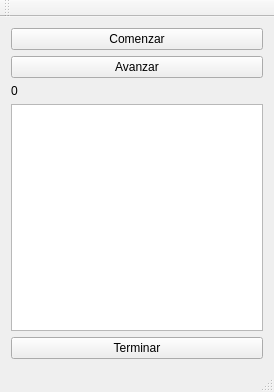
<?xml version="1.0" encoding="UTF-8"?>
<ui version="4.0">
 <class>MainWindow</class>
 <widget class="QMainWindow" name="MainWindow">
  <property name="geometry">
   <rect>
    <x>0</x>
    <y>0</y>
    <width>274</width>
    <height>392</height>
   </rect>
  </property>
  <property name="windowTitle">
   <string>MainWindow</string>
  </property>
  <widget class="QWidget" name="centralWidget">
   <layout class="QVBoxLayout" name="verticalLayout">
    <item>
     <widget class="QPushButton" name="pushButton">
      <property name="text">
       <string>Comenzar</string>
      </property>
     </widget>
    </item>
    <item>
     <widget class="QPushButton" name="pushButton_2">
      <property name="text">
       <string>Avanzar</string>
      </property>
     </widget>
    </item>
    <item>
     <widget class="QLabel" name="labelResultado">
      <property name="text">
       <string>0</string>
      </property>
     </widget>
    </item>
    <item>
     <widget class="QGraphicsView" name="graphicsViewVista"/>
    </item>
    <item>
     <widget class="QPushButton" name="pushButton_3">
      <property name="text">
       <string>Terminar</string>
      </property>
     </widget>
    </item>
   </layout>
  </widget>
  <widget class="QMenuBar" name="menuBar">
   <property name="geometry">
    <rect>
     <x>0</x>
     <y>0</y>
     <width>274</width>
     <height>25</height>
    </rect>
   </property>
  </widget>
  <widget class="QToolBar" name="mainToolBar">
   <attribute name="toolBarArea">
    <enum>TopToolBarArea</enum>
   </attribute>
   <attribute name="toolBarBreak">
    <bool>false</bool>
   </attribute>
  </widget>
  <widget class="QStatusBar" name="statusBar"/>
 </widget>
 <layoutdefault spacing="6" margin="11"/>
 <resources/>
 <connections>
  <connection>
   <sender>pushButton</sender>
   <signal>clicked()</signal>
   <receiver>MainWindow</receiver>
   <slot>slotComenzar()</slot>
   <hints>
    <hint type="sourcelabel">
     <x>53</x>
     <y>60</y>
    </hint>
    <hint type="destinationlabel">
     <x>76</x>
     <y>38</y>
    </hint>
   </hints>
  </connection>
  <connection>
   <sender>pushButton_2</sender>
   <signal>released()</signal>
   <receiver>MainWindow</receiver>
   <slot>slotAvanzar()</slot>
   <hints>
    <hint type="sourcelabel">
     <x>81</x>
     <y>88</y>
    </hint>
    <hint type="destinationlabel">
     <x>95</x>
     <y>108</y>
    </hint>
   </hints>
  </connection>
  <connection>
   <sender>pushButton_3</sender>
   <signal>clicked()</signal>
   <receiver>MainWindow</receiver>
   <slot>close()</slot>
   <hints>
    <hint type="sourcelabel">
     <x>69</x>
     <y>360</y>
    </hint>
    <hint type="destinationlabel">
     <x>55</x>
     <y>142</y>
    </hint>
   </hints>
  </connection>
 </connections>
 <slots>
  <slot>slotComenzar()</slot>
  <slot>slotAvanzar()</slot>
 </slots>
</ui>
